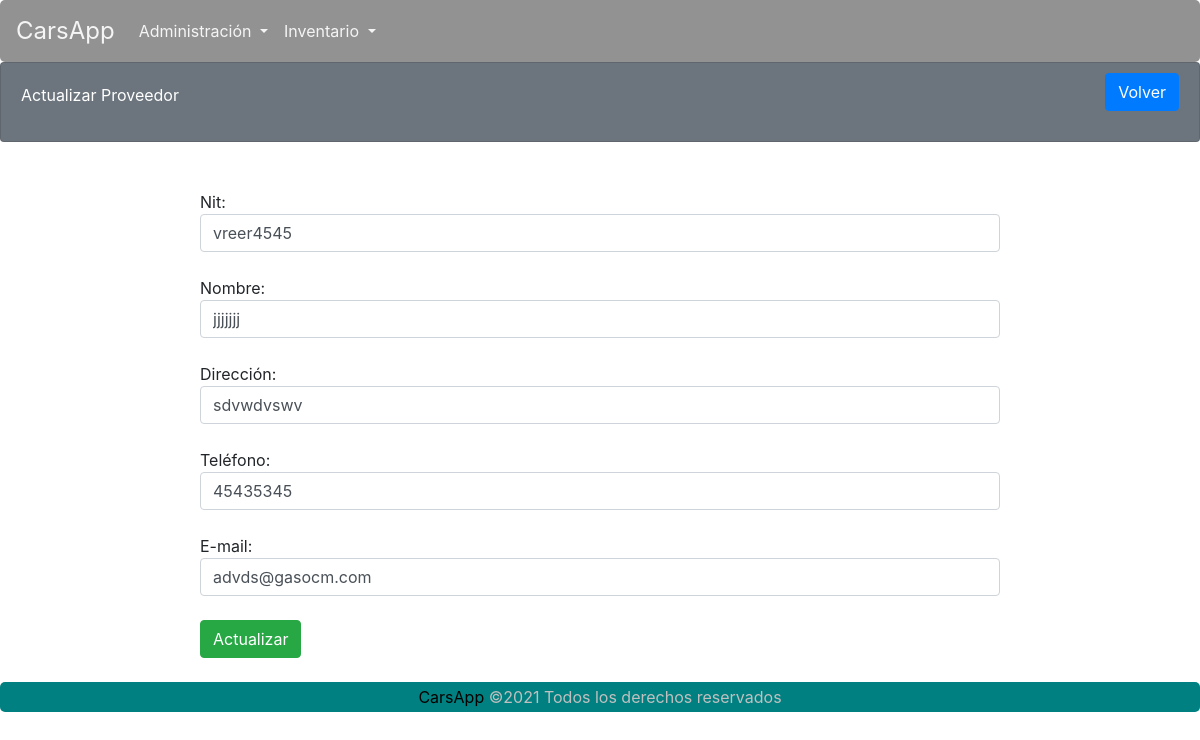
The page /carsapp/proveedorFormActualizar/2/ on the database its author committed.
### carsapp/models.py (models this page shows, shortened)
class Proveedor(models.Model):
    id_proveedor = models.AutoField(primary_key=True)
    nit = models.CharField(max_length=30, blank=False, null=False)
    nombre = models.CharField(max_length=100, blank=False, null=False)
    direccion = models.CharField(max_length=50, blank=False, null=False)
    telefono = models.CharField(max_length=20, blank=False, null=False)
    email = models.EmailField(blank=False, null=False)

### carsapp/views.py (the view)
# urls.py: path('proveedorFormActualizar/<int:id>/', views.proveedorFormActualizar, name='proveedorFormActualizar'),
def proveedorFormActualizar(request, id):
    q = Proveedor.objects.get(pk = id)
    contexto = { "dato": q }
    return render(request, 'carsapp/proveedorFormActualizar.html', contexto)

### carsapp/templates/carsapp/proveedorFormActualizar.html (shortened to what this page needs)
{% extends 'carsapp/base.html' %}
{% load static %}
{% block contenedor %}
<div class="card text-white bg-secondary">
    <div class="card-body">
        <div>
            Actualizar Proveedor
        </div>
        <div class="btn-cerrarSesion">
            <a class="btn btn-primary" href="{% url 'carsapp:proveedorListar' %}" id="ID_BTNListar4">Volver</a>
        </div>
    </div>
</div>
<div class="formularios">
    <form action="{% url 'carsapp:proveedorActualizar' %}" method="POST">
        <input type="hidden" name="id" value="{{ dato.id_proveedor }}"><br>
        Nit: <input name="nit" value="{{ dato.nit }}" class="form-control"><br>
        Nombre: <input name="nombre" value="{{ dato.nombre }}" class="form-control"><br>
        Dirección: <input name="direccion" value="{{ dato.direccion }}" class="form-control"><br>
        Teléfono: <input name="telefono" value="{{ dato.telefono }}" class="form-control"><br>
        E-mail: <input name="email" value="{{ dato.email }}" class="form-control"><br>
        <button type="submit" class="btn btn-success">Actualizar</button><br>
    </form>
</div>
{% endblock %}

### carsapp/static/carsapp/CSS/estilos.css (style rules this page uses)
* { margin: 0; padding: 0; }
.card-body > div { display: inline-block; }
.btn-cerrarSesion { margin-top: -10px; float: right; }
.card { height: 10vh; }
.formularios { width: 800px; max-width: 800px; margin: 0 auto; margin-top: 2%; margin-bottom: 2%; }
h4, h2,small,a { margin: 0; padding: 0; color: black; }
a { text-decoration: none; }

### rows shown on the page
Proveedor: nit "vreer4545", nombre "jjjjjjj", direccion "sdvwdvswv", telefono "45435345", email "advds@gasocm.com"
